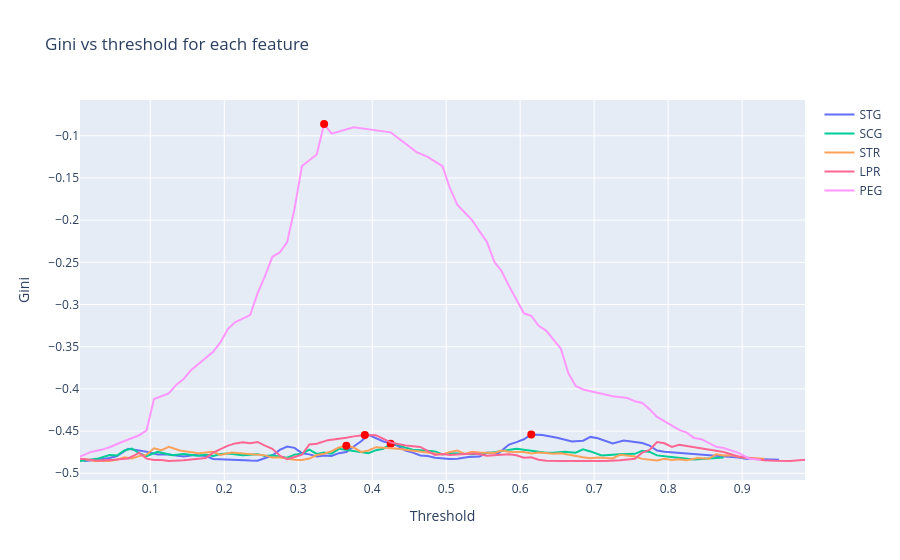

Notebook code cell kept with this figure:
### Code cell
import plotly.graph_objects as go
fig = go.Figure()

X, y = df.drop(columns="UNS").to_numpy(), df["UNS"].to_numpy()
for i, col in enumerate(df.drop(columns="UNS").columns.tolist(), start=0):
    thresholds, ginis, threshold_best, gini_best = find_best_split(feature_vector=X[:, i], target_vector=y)
    fig.add_trace(go.Scatter(x=thresholds, y=ginis, mode="lines", name=col))
    fig.add_trace(go.Scatter(x=[threshold_best], y=[gini_best], mode="markers", name=f"{col} best", marker=dict(size=8, color="red"), showlegend=False))
fig.update_layout(title="Gini vs threshold for each feature", xaxis_title="Threshold", yaxis_title="Gini")
fig.show()
